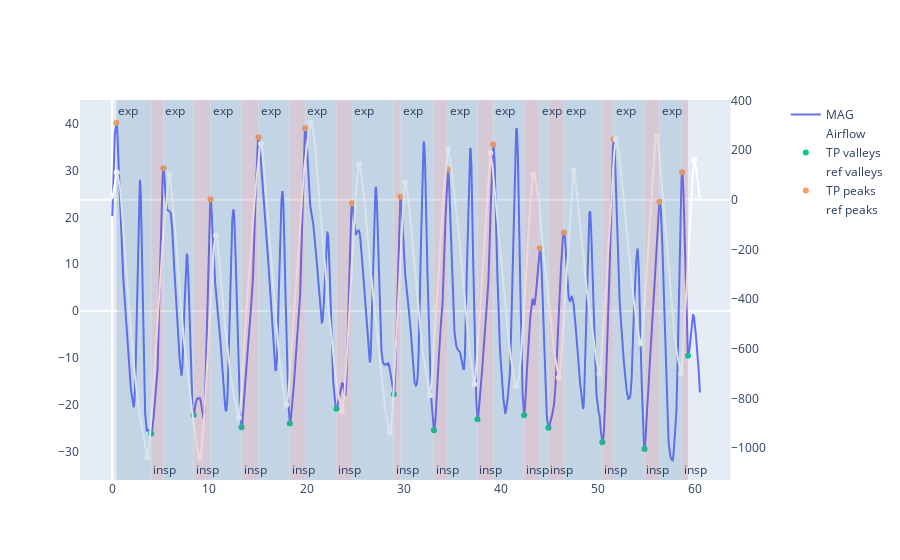

The notebook cell this image was saved under:
### Code cell
activity="UAL"
id="1BST" 
# not intercalated!!
plot_resp_param(data, overview, id=id, activity=activity)
overview[id][activity]["MAG"]["FN_i"]

### Figure 1 — Plotly figure (JSON) as saved in the notebook; plotly's stock layout.template omitted (floating-point values rounded to 4 significant figures; data arrays with more than 128 entries replaced by an {"elided": "..."} marker saying what was removed)
{"data": [{"name": "MAG", "type": "scatter", "x": {"elided": "6048 float values"}, "y": {"elided": "6048 float values"}}, {"line": {"color": "white"}, "name": "Airflow", "type": "scatter", "x": {"elided": "6048 float values"}, "xaxis": "x", "y": {"elided": "6048 float values"}, "yaxis": "y2"}, {"mode": "markers", "name": "TP valleys", "type": "scatter", "x": [4.01, 8.38, 13.31, 18.27, 23.07, 28.98, 33.11, 37.59, 42.39, 44.89, 50.43, 54.77, 59.26], "y": [-26.18, -22.23, -24.86, -24.06, -20.89, -17.81, -25.5, -23.11, -22.27, -24.96, -28.02, -29.49, -9.572]}, {"marker": {"color": "white"}, "mode": "markers", "name": "ref valleys", "type": "scatter", "x": [3.62, 9.01, 13.02, 17.91, 23.65, 28.57, 32.69, 37.24, 41.54, 45.95, 50.14, 54.38, 58.54], "xaxis": "x", "y": [-1038.0, -1036.0, -878.2, -825.9, -852.7, -937.6, -787.4, -743.5, -750.2, -716.2, -702.1, -579.4, -700.2], "yaxis": "y2"}, {"mode": "markers", "name": "TP peaks", "type": "scatter", "x": [0.42, 5.27, 10.12, 15.06, 19.86, 24.69, 29.68, 34.55, 39.21, 44.01, 46.48, 51.61, 56.32, 58.64], "y": [40.22, 30.5, 23.9, 37.13, 39.04, 23.02, 24.41, 30.2, 35.58, 13.42, 16.77, 36.71, 23.31, 29.63]}, {"marker": {"color": "white"}, "mode": "markers", "name": "ref peaks", "type": "scatter", "x": [0.48, 5.9, 10.68, 15.32, 20.43, 25.41, 30.15, 34.55, 38.9, 43.34, 47.46, 51.83, 56.02, 59.89], "xaxis": "x", "y": [110.4, 103.1, -143.8, 226.2, 310.8, 143.8, 71.17, 202.9, 189.0, 100.3, 118.1, 245.0, 256.1, 160.2], "yaxis": "y2"}], "layout": {"annotations": [{"showarrow": false, "text": "exp", "x": 0.42, "xanchor": "left", "xref": "x", "y": 1, "yanchor": "top", "yref": "y domain"}, {"showarrow": false, "text": "exp", "x": 5.27, "xanchor": "left", "xref": "x", "y": 1, "yanchor": "top", "yref": "y domain"}, {"showarrow": false, "text": "exp", "x": 10.12, "xanchor": "left", "xref": "x", "y": 1, "yanchor": "top", "yref": "y domain"}, {"showarrow": false, "text": "exp", "x": 15.06, "xanchor": "left", "xref": "x", "y": 1, "yanchor": "top", "yref": "y domain"}, {"showarrow": false, "text": "exp", "x": 19.86, "xanchor": "left", "xref": "x", "y": 1, "yanchor": "top", "yref": "y domain"}, {"showarrow": false, "text": "exp", "x": 24.69, "xanchor": "left", "xref": "x", "y": 1, "yanchor": "top", "yref": "y domain"}, {"showarrow": false, "text": "exp", "x": 29.68, "xanchor": "left", "xref": "x", "y": 1, "yanchor": "top", "yref": "y domain"}, {"showarrow": false, "text": "exp", "x": 34.55, "xanchor": "left", "xref": "x", "y": 1, "yanchor": "top", "yref": "y domain"}, {"showarrow": false, "text": "exp", "x": 39.21, "xanchor": "left", "xref": "x", "y": 1, "yanchor": "top", "yref": "y domain"}, {"showarrow": false, "text": "exp", "x": 44.01, "xanchor": "left", "xref": "x", "y": 1, "yanchor": "top", "yref": "y domain"}, {"showarrow": false, "text": "exp", "x": 46.48, "xanchor": "left", "xref": "x", "y": 1, "yanchor": "top", "yref": "y domain"}, {"showarrow": false, "text": "exp", "x": 51.61, "xanchor": "left", "xref": "x", "y": 1, "yanchor": "top", "yref": "y domain"}, {"showarrow": false, "text": "exp", "x": 56.32, "xanchor": "left", "xref": "x", "y": 1, "yanchor": "top", "yref": "y domain"}, {"showarrow": false, "text": "insp", "x": 4.01, "xanchor": "left", "xref": "x", "y": 0, "yanchor": "bottom", "yref": "y domain"}, {"showarrow": false, "text": "insp", "x": 8.38, "xanchor": "left", "xref": "x", "y": 0, "yanchor": "bottom", "yref": "y domain"}, {"showarrow": false, "text": "insp", "x": 13.31, "xanchor": "left", "xref": "x", "y": 0, "yanchor": "bottom", "yref": "y domain"}, {"showarrow": false, "text": "insp", "x": 18.27, "xanchor": "left", "xref": "x", "y": 0, "yanchor": "bottom", "yref": "y domain"}, {"showarrow": false, "text": "insp", "x": 23.07, "xanchor": "left", "xref": "x", "y": 0, "yanchor": "bottom", "yref": "y domain"}, {"showarrow": false, "text": "insp", "x": 28.98, "xanchor": "left", "xref": "x", "y": 0, "yanchor": "bottom", "yref": "y domain"}, {"showarrow": false, "text": "insp", "x": 33.11, "xanchor": "left", "xref": "x", "y": 0, "yanchor": "bottom", "yref": "y domain"}, {"showarrow": false, "text": "insp", "x": 37.59, "xanchor": "left", "xref": "x", "y": 0, "yanchor": "bottom", "yref": "y domain"}, {"showarrow": false, "text": "insp", "x": 42.39, "xanchor": "left", "xref": "x", "y": 0, "yanchor": "bottom", "yref": "y domain"}, {"showarrow": false, "text": "insp", "x": 44.89, "xanchor": "left", "xref": "x", "y": 0, "yanchor": "bottom", "yref": "y domain"}, {"showarrow": false, "text": "insp", "x": 50.43, "xanchor": "left", "xref": "x", "y": 0, "yanchor": "bottom", "yref": "y domain"}, {"showarrow": false, "text": "insp", "x": 54.77, "xanchor": "left", "xref": "x", "y": 0, "yanchor": "bottom", "yref": "y domain"}, {"showarrow": false, "text": "insp", "x": 58.64, "xanchor": "left", "xref": "x", "y": 0, "yanchor": "bottom", "yref": "y domain"}], "shapes": [{"fillcolor": "#4179A0", "line": {"color": "white", "width": 0.2}, "opacity": 0.2, "type": "rect", "x0": 0.42, "x1": 4.01, "xref": "x", "y0": 0, "y1": 1, "yref": "y domain"}, {"fillcolor": "#4179A0", "line": {"color": "white", "width": 0.2}, "opacity": 0.2, "type": "rect", "x0": 5.27, "x1": 8.38, "xref": "x", "y0": 0, "y1": 1, "yref": "y domain"}, {"fillcolor": "#4179A0", "line": {"color": "white", "width": 0.2}, "opacity": 0.2, "type": "rect", "x0": 10.12, "x1": 13.31, "xref": "x", "y0": 0, "y1": 1, "yref": "y domain"}, {"fillcolor": "#4179A0", "line": {"color": "white", "width": 0.2}, "opacity": 0.2, "type": "rect", "x0": 15.06, "x1": 18.27, "xref": "x", "y0": 0, "y1": 1, "yref": "y domain"}, {"fillcolor": "#4179A0", "line": {"color": "white", "width": 0.2}, "opacity": 0.2, "type": "rect", "x0": 19.86, "x1": 23.07, "xref": "x", "y0": 0, "y1": 1, "yref": "y domain"}, {"fillcolor": "#4179A0", "line": {"color": "white", "width": 0.2}, "opacity": 0.2, "type": "rect", "x0": 24.69, "x1": 28.98, "xref": "x", "y0": 0, "y1": 1, "yref": "y domain"}, {"fillcolor": "#4179A0", "line": {"color": "white", "width": 0.2}, "opacity": 0.2, "type": "rect", "x0": 29.68, "x1": 33.11, "xref": "x", "y0": 0, "y1": 1, "yref": "y domain"}, {"fillcolor": "#4179A0", "line": {"color": "white", "width": 0.2}, "opacity": 0.2, "type": "rect", "x0": 34.55, "x1": 37.59, "xref": "x", "y0": 0, "y1": 1, "yref": "y domain"}, {"fillcolor": "#4179A0", "line": {"color": "white", "width": 0.2}, "opacity": 0.2, "type": "rect", "x0": 39.21, "x1": 42.39, "xref": "x", "y0": 0, "y1": 1, "yref": "y domain"}, {"fillcolor": "#4179A0", "line": {"color": "white", "width": 0.2}, "opacity": 0.2, "type": "rect", "x0": 44.01, "x1": 44.89, "xref": "x", "y0": 0, "y1": 1, "yref": "y domain"}, {"fillcolor": "#4179A0", "line": {"color": "white", "width": 0.2}, "opacity": 0.2, "type": "rect", "x0": 46.48, "x1": 50.43, "xref": "x", "y0": 0, "y1": 1, "yref": "y domain"}, {"fillcolor": "#4179A0", "line": {"color": "white", "width": 0.2}, "opacity": 0.2, "type": "rect", "x0": 51.61, "x1": 54.77, "xref": "x", "y0": 0, "y1": 1, "yref": "y domain"}, {"fillcolor": "#4179A0", "line": {"color": "white", "width": 0.2}, "opacity": 0.2, "type": "rect", "x0": 56.32, "x1": 58.64, "xref": "x", "y0": 0, "y1": 1, "yref": "y domain"}, {"fillcolor": "#A0415D", "line": {"color": "white", "width": 0.2}, "opacity": 0.2, "type": "rect", "x0": 4.01, "x1": 5.27, "xref": "x", "y0": 0, "y1": 1, "yref": "y domain"}, {"fillcolor": "#A0415D", "line": {"color": "white", "width": 0.2}, "opacity": 0.2, "type": "rect", "x0": 8.38, "x1": 10.12, "xref": "x", "y0": 0, "y1": 1, "yref": "y domain"}, {"fillcolor": "#A0415D", "line": {"color": "white", "width": 0.2}, "opacity": 0.2, "type": "rect", "x0": 13.31, "x1": 15.06, "xref": "x", "y0": 0, "y1": 1, "yref": "y domain"}, {"fillcolor": "#A0415D", "line": {"color": "white", "width": 0.2}, "opacity": 0.2, "type": "rect", "x0": 18.27, "x1": 19.86, "xref": "x", "y0": 0, "y1": 1, "yref": "y domain"}, {"fillcolor": "#A0415D", "line": {"color": "white", "width": 0.2}, "opacity": 0.2, "type": "rect", "x0": 23.07, "x1": 24.69, "xref": "x", "y0": 0, "y1": 1, "yref": "y domain"}, {"fillcolor": "#A0415D", "line": {"color": "white", "width": 0.2}, "opacity": 0.2, "type": "rect", "x0": 28.98, "x1": 29.68, "xref": "x", "y0": 0, "y1": 1, "yref": "y domain"}, {"fillcolor": "#A0415D", "line": {"color": "white", "width": 0.2}, "opacity": 0.2, "type": "rect", "x0": 33.11, "x1": 34.55, "xref": "x", "y0": 0, "y1": 1, "yref": "y domain"}, {"fillcolor": "#A0415D", "line": {"color": "white", "width": 0.2}, "opacity": 0.2, "type": "rect", "x0": 37.59, "x1": 39.21, "xref": "x", "y0": 0, "y1": 1, "yref": "y domain"}, {"fillcolor": "#A0415D", "line": {"color": "white", "width": 0.2}, "opacity": 0.2, "type": "rect", "x0": 42.39, "x1": 44.01, "xref": "x", "y0": 0, "y1": 1, "yref": "y domain"}, {"fillcolor": "#A0415D", "line": {"color": "white", "width": 0.2}, "opacity": 0.2, "type": "rect", "x0": 44.89, "x1": 46.48, "xref": "x", "y0": 0, "y1": 1, "yref": "y domain"}, {"fillcolor": "#A0415D", "line": {"color": "white", "width": 0.2}, "opacity": 0.2, "type": "rect", "x0": 50.43, "x1": 51.61, "xref": "x", "y0": 0, "y1": 1, "yref": "y domain"}, {"fillcolor": "#A0415D", "line": {"color": "white", "width": 0.2}, "opacity": 0.2, "type": "rect", "x0": 54.77, "x1": 56.32, "xref": "x", "y0": 0, "y1": 1, "yref": "y domain"}, {"fillcolor": "#A0415D", "line": {"color": "white", "width": 0.2}, "opacity": 0.2, "type": "rect", "x0": 58.64, "x1": 59.26, "xref": "x", "y0": 0, "y1": 1, "yref": "y domain"}], "xaxis": {"anchor": "y", "domain": [0, 0.94], "showgrid": false}, "yaxis": {"anchor": "x", "domain": [0, 1], "showgrid": false}, "yaxis2": {"anchor": "x", "overlaying": "y", "showgrid": false, "side": "right"}}}
